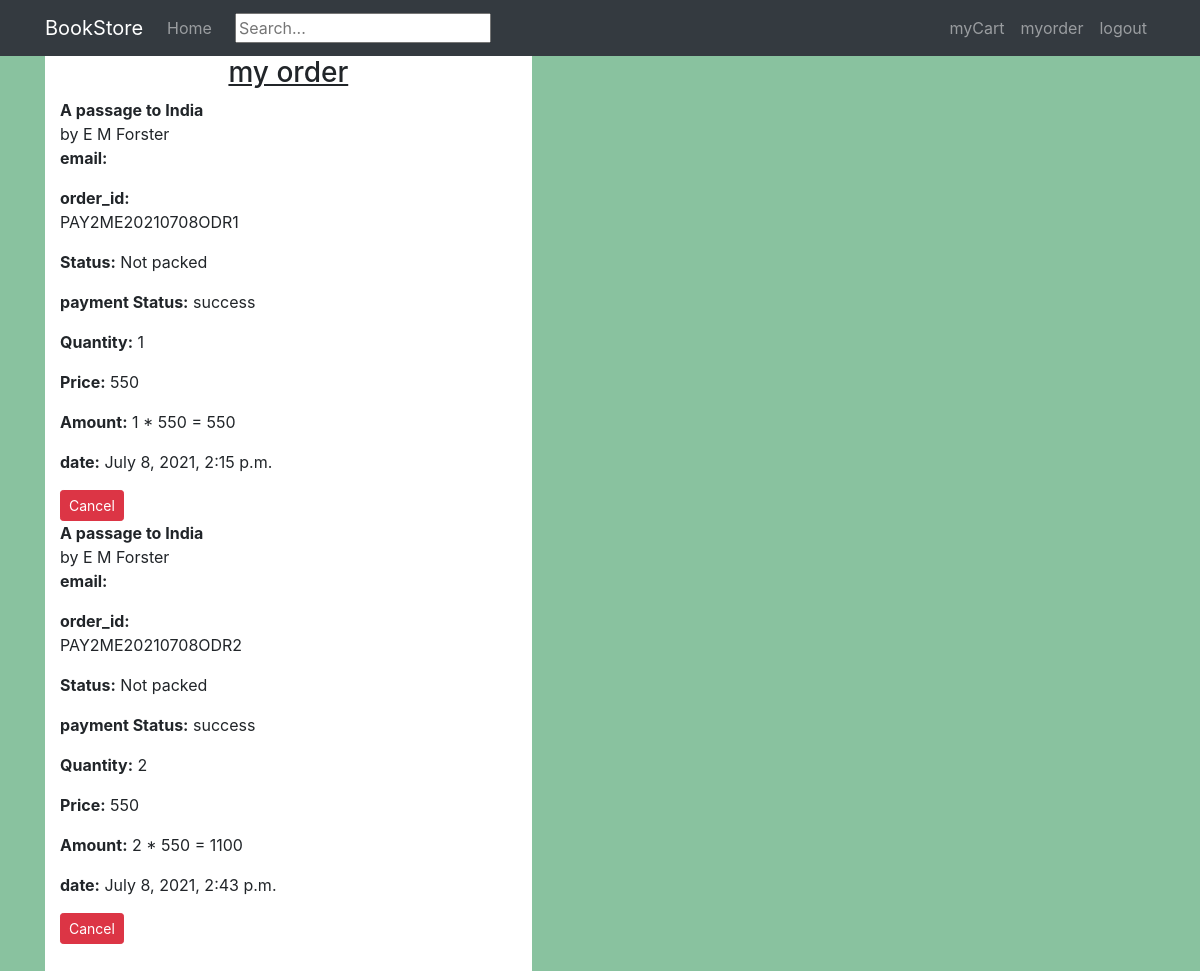
/myorder/ (signed in), run on the app's committed database.
### Cart/models.py (models this page shows, shortened)
class ProductInOrder(models.Model):
    order = models.ForeignKey(Order, on_delete = models.CASCADE)
    product = models.ForeignKey(Book, on_delete = models.CASCADE)
    quantity = models.PositiveIntegerField()
    price = models.IntegerField()

class Order(models.Model):
    status_choices = (
        (1, 'Not Packed'),
        (2, 'Ready For Shipment'),
        (3, 'Shipped'),
        (4, 'Delivered')
    )
    payment_status_choices = (
        (1, 'SUCCESS'),
        (2, 'FAILURE' ),
        (3, 'PENDING'),
    )
    user = models.ForeignKey(User, on_delete=models.CASCADE)
    status = models.IntegerField(choices = status_choices, default=1)
    total_amount = models.IntegerField()
    payment_status = models.IntegerField(choices = payment_status_choices, default=3)
    order_id = models.CharField(unique=True, max_length=100, null=True, blank=True, default=None)
    datetime_of_payment = models.DateTimeField(default=timezone.now)
    razorpay_order_id = models.CharField(max_length=500, null=True, blank=True)
    razorpay_payment_id = models.CharField(max_length=500, null=True, blank=True)
    razorpay_signature = models.CharField(max_length=500, null=True, blank=True)
    class Meta:
        db_table = "Order"

### Book/models.py (models this page shows, shortened)
class Book(models.Model):
    title = models.CharField(max_length=180)
    authors = models.CharField(max_length=180)
    cover = models.ImageField(default="none",upload_to='profile_pics')
    price = models.PositiveIntegerField(default=0)
    class Meta:
        db_table = "Book"

### Cart/views.py (the view)
# urls.py: path('myorder/', views.orders, name = 'myorder'),
@login_required
def orders(request):
    order = Order.objects.filter(user=request.user)
    order_qs = ProductInOrder.objects.filter(order__in=order)
    context = {
        'order_qs' : order_qs,
    }
    return render(request, "Cart/order.html", context)

### Book/templates/Cart/order.html (shortened to what this page needs)
{% extends "Book/base.html" %}
{% block body %}
<div class="col-md-8 col-md-offset-2 col-sm-12 maincontent">
    <div style="text-align:center;text-decoration:underline"><h3>my  order</h3></div>
	    <div class="cart_container">
        {% for order in order_qs %}
        <div class="cart_listing">
        <span class="title">{{ order.product.title }}</span> by {{ order.product.authors }}
        <p><strong>email: </strong> {{ order.order.user.email}} </p>
        <p><strong>order_id: </strong> {{ order.order.order_id}} </p>
        {% if order.order.status == 1 %}
        <p><strong>Status:</strong> Not packed </p>
        {% endif %}
        {% if order.order.payment_status == 1 %}
        <p><strong>payment Status:</strong> success </p>
        {% endif %}
        <p><strong>Quantity:</strong> {{ order.quantity }}</p>
        <p><strong>Price:</strong> {{ order.price }}</p>
        <p><strong>Amount:</strong> {{order.quantity}} * {{ order.price }} = {{ order.order.total_amount }}</p>
        <p><strong>date:</strong> {{ order.order.datetime_of_payment }}</p>
        <a class="btn btn-sm btn-danger" href="{% url 'delete_order' order.order_id %}">Cancel</a>
    </div>
		{% endfor %}
{% endblock %}

### Book/static/Book/style.css (style rules this page uses)
body { font-family: 'Open Sans', sans-serif; background-color:#3b5998; }
a { color: #292929; text-decoration: none; }
.maincontent { background-color: #fff; min-height: 550px; padding-bottom: 50px; padding-left: 55px; }
.cart_container { display: block; max-width: 750px; margin-left: auto; margin-right: auto; }
.cart_listing { display: inline-block; width: 50%; }
.cart_listing .title { display: block; font-weight: bold; }

### Book/templates/Book/base.html (style rules this page uses)
body { background-color:#89c29f; }

### data on the page
ProductInOrder: product "A passage to India", product.authors "E M Forster", order.order_id "PAY2ME20210708ODR1", shows "Status:", shows "payment Status:", quantity "1", price "550", order.total_amount "550", order.datetime_of_payment "July 8, 2021, 2:15 p.m."
ProductInOrder: product "A passage to India", product.authors "E M Forster", order.order_id "PAY2ME20210708ODR2", shows "Status:", shows "payment Status:", quantity "2", price "550", order.total_amount "1100", order.datetime_of_payment "July 8, 2021, 2:43 p.m."
